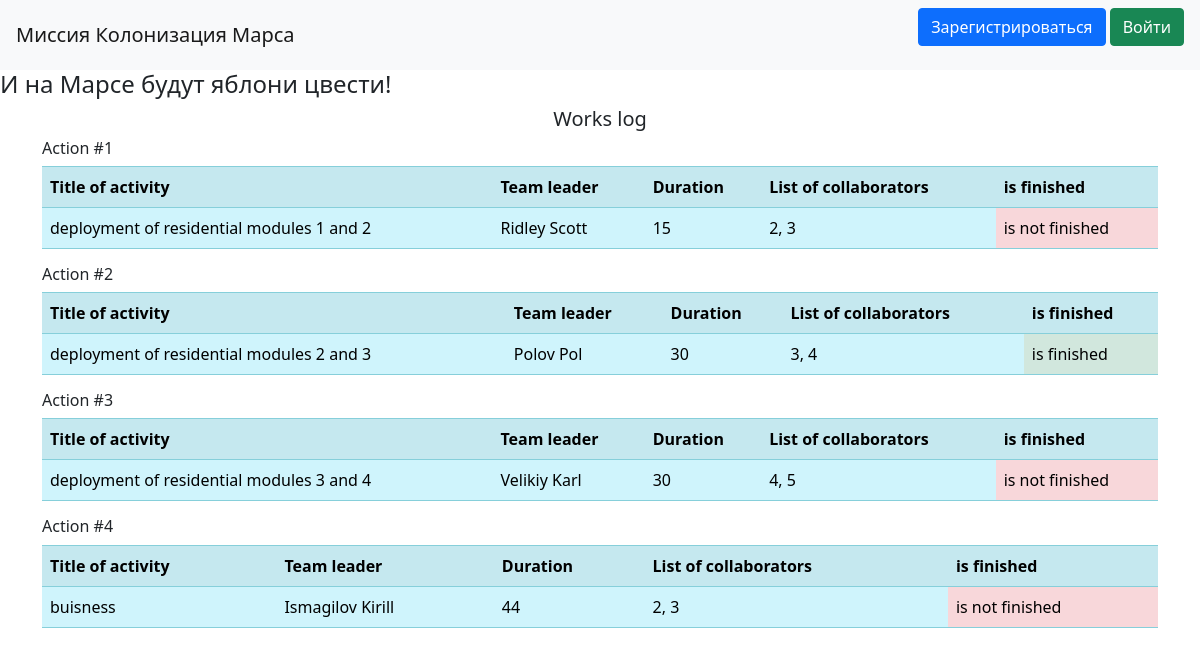
Before: / with the older database file.
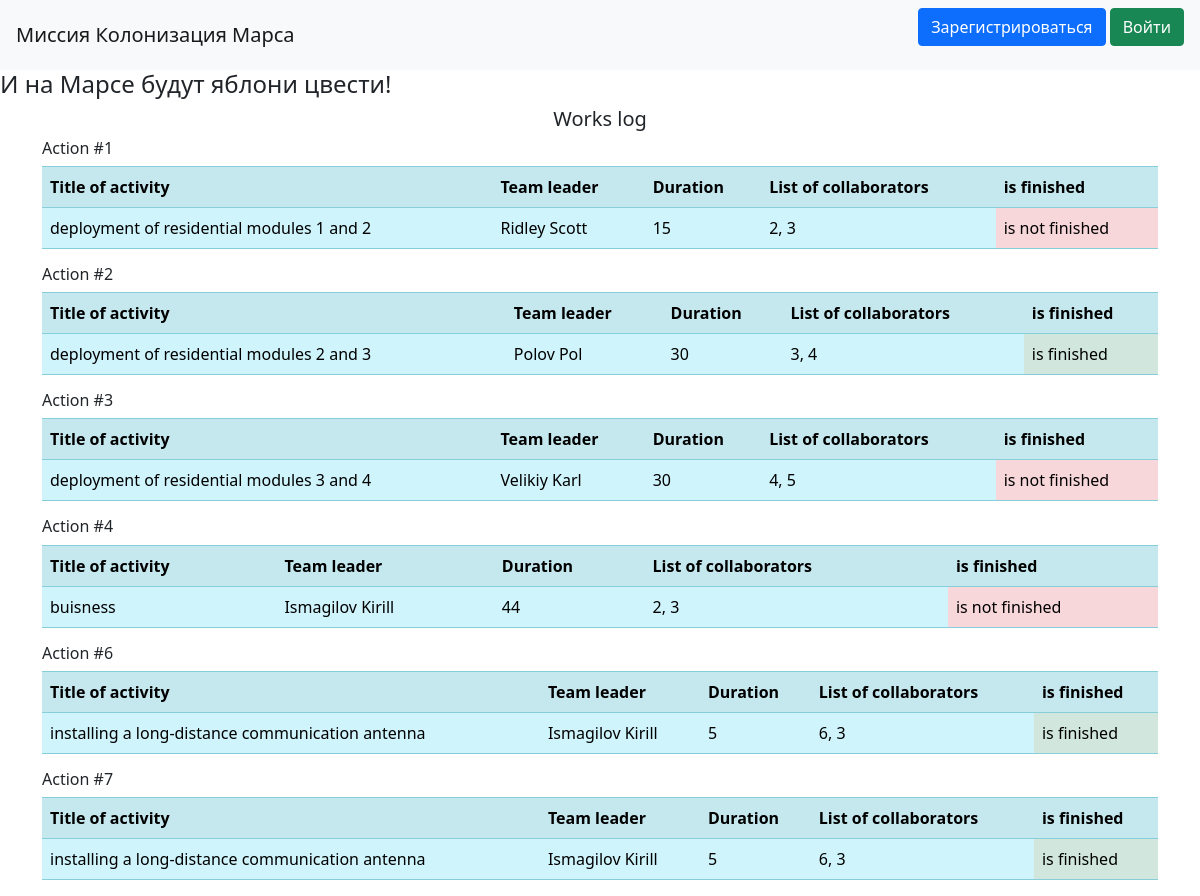
After: the same page with the newer database file.
### data/jobs.py (models this page shows)
class Jobs(SqlAlchemyBase, SerializerMixin, UserMixin):
    __tablename__ = 'jobs'
    id = sqlalchemy.Column(sqlalchemy.Integer,
                           primary_key=True, autoincrement=True)
    team_leader = sqlalchemy.Column(sqlalchemy.Integer, ForeignKey('users.id'), nullable=False)
    job = sqlalchemy.Column(sqlalchemy.Text, nullable=True)
    work_size = sqlalchemy.Column(sqlalchemy.Integer, nullable=False)
    collaborators = sqlalchemy.Column(sqlalchemy.String, nullable=True)
    start_date = sqlalchemy.Column(sqlalchemy.DateTime, default=datetime.datetime.now)
    end_date = sqlalchemy.Column(sqlalchemy.DateTime, nullable=True)
    is_finished = sqlalchemy.Column(sqlalchemy.Boolean, default=False)
    user = orm.relationship('User')

### data/users.py (models this page shows, shortened)
class User(SqlAlchemyBase, UserMixin, SerializerMixin):
    __tablename__ = 'users'
    id = sqlalchemy.Column(sqlalchemy.Integer,
                           primary_key=True, autoincrement=True)
    surname = sqlalchemy.Column(sqlalchemy.String, nullable=True)
    name = sqlalchemy.Column(sqlalchemy.String, nullable=True)
    age = sqlalchemy.Column(sqlalchemy.Integer, nullable=True)
    position = sqlalchemy.Column(sqlalchemy.String, nullable=True)
    speciality = sqlalchemy.Column(sqlalchemy.String, nullable=True)
    address = sqlalchemy.Column(sqlalchemy.String, nullable=True)
    email = sqlalchemy.Column(sqlalchemy.String,
                              index=True, unique=True, nullable=True)
    hashed_password = sqlalchemy.Column(sqlalchemy.String, nullable=True)
    modified_date = sqlalchemy.Column(sqlalchemy.DateTime,
                                      default=datetime.datetime.now)
    jobs = orm.relationship('Jobs', back_populates='user')

### main.py (the view)
    @app.route("/")
    def table():
        jobs = db_sess.query(Jobs).all()
        users = db_sess.query(User).all()
        users_dict = {user.id: (user.name, user.surname) for user in users}
        return render_template('table.html', jobs=jobs, users_dict=users_dict)

### templates/table.html
{% extends "base.html" %}
{% block content %}
<h5 align="center">Works log</h5>
<div>
    {% for job in jobs %}
    <h6>Action #{{ job.id }}</h6>
    <table class="table table-info table-striped">
        <tr>
            <th>Title of activity</th>
            <th>Team leader</th>
            <th>Duration</th>
            <th>List of collaborators</th>
            <th>is finished</th>
        </tr>
        <tr>
            <td>{{ job.job }}</td>
            {% set team_leader = users_dict[job.team_leader] if job.team_leader in users_dict else (None, None) %}
            <td>{{ team_leader[0] if team_leader[0] else 'Error' }} {{ team_leader[1] if team_leader[1] else '' }}</td>
            <td>{{ job.work_size }}</td>
            <td>{{ job.collaborators }}</td>
            {% if job.is_finished %}
            <td class="table-success">is finished</td>
            {% else %}
            <td class="table-danger">is not finished</td>
            {% endif %}
        </tr>
    </table>
    {% endfor %}
</div>
{% endblock %}

### templates/base.html (shortened to what this page needs)
<!doctype html>
<html lang="en">
<head>
    <link rel="stylesheet"
          href="https://stackpath.bootstrapcdn.com/bootstrap/4.4.1/css/bootstrap.min.css"
>
    <link rel="stylesheet"
          href="https://cdn.jsdelivr.net/npm/bootstrap@5.0.0-beta1/dist/css/bootstrap.min.css"
>
</head>
<body>
<header>
    <nav class="navbar navbar-light bg-light">
        <a class="navbar-brand" href="#">Миссия Колонизация Марса</a>
        {% if current_user.is_authenticated %}
            <a class="navbar-brand" href="/logout">{{ current_user.name }} {{ current_user.surname }}</a>
        {% else %}
            <p>
                <a class="btn btn-primary " href="/register">Зарегистрироваться</a>
                <a class="btn btn-success" href="/login">Войти</a>
            </p>
        {% endif %}
    </nav>
    <h4>
        И на Марсе будут яблони цвести!
    </h4>
</header>
<main role="main" class="container">
    {% block content %}{% endblock %}
</main>
</body>
</html>

Changed rows visible on the page:
added Jobs: id "6", job "installing a long-distance communication antenna", {{ team_leader[0] if team_leader[0] else 'Error' }} "Ismagilov", {{ team_leader[1] if team_leader[1] else '' }} "Kirill", work_size "5", collaborators "6, 3", is_finished "is finished"
added Jobs: id "7", job "installing a long-distance communication antenna", {{ team_leader[0] if team_leader[0] else 'Error' }} "Ismagilov", {{ team_leader[1] if team_leader[1] else '' }} "Kirill", work_size "5", collaborators "6, 3", is_finished "is finished"
